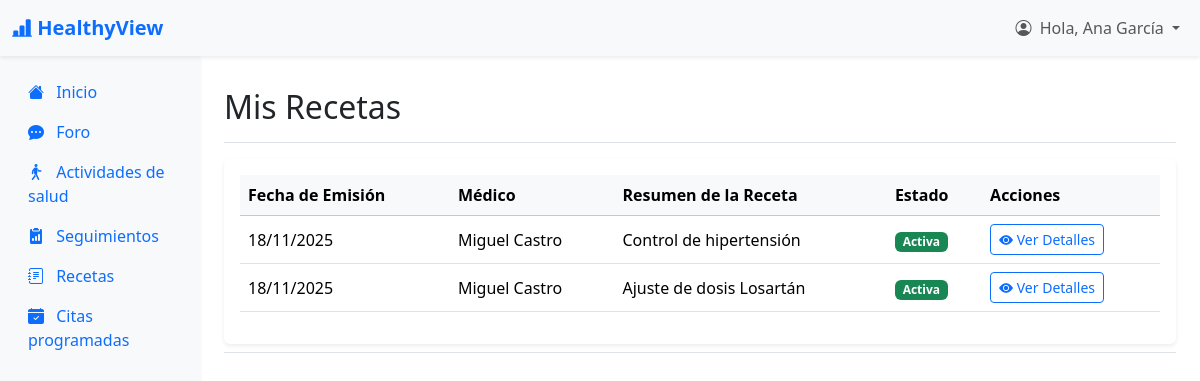
The app's page /HealthyView/index.php?action=verRecetas (signed in) with its own data.
### tables this page shows
CREATE TABLE receta (
    idReceta INT AUTO_INCREMENT PRIMARY KEY,
    idPaciente INT NOT NULL,
    idMedico INT NOT NULL,
    fechaEmision DATETIME NOT NULL DEFAULT CURRENT_TIMESTAMP,
    resumen VARCHAR(255),
    observaciones TEXT,
    estado ENUM('Activa','Finalizada','Cancelada') DEFAULT 'Activa',
    FOREIGN KEY (idPaciente) REFERENCES paciente(idPaciente) ON DELETE RESTRICT ON UPDATE CASCADE,
    FOREIGN KEY (idMedico) REFERENCES medico(idMedico) ON DELETE RESTRICT ON UPDATE CASCADE
);

### HealthyView/app/controllers/PacienteController.php (called while the page is built, shortened)
<?php
include_once "app/models/PacienteModel.php";
class PacienteController {
    private $model;
    public function __construct($connection) {
        $this->model = new PacienteModel($connection);
    }
    public function verRecetas() {
        $idPaciente = $_SESSION['usuario_id'];
        $listaRecetas = $this->model->getRecetasPaciente($idPaciente);
        include_once 'app/views/paciente/layout_paciente.php';
    }
}
?>

### HealthyView/app/models/PacienteModel.php (called while the page is built, shortened)
<?php
class PacienteModel {
    private $connection;
    public function __construct($connection) {
        $this->connection = $connection;
    }
    public function getRecetasPaciente($idPaciente) {
        $sql = "SELECT
                    r.idReceta,
                    r.fechaEmision,
                    r.resumen,
                    r.estado,
                    CONCAT(m.nombre, ' ', m.apellidoPaterno) as medicoNombre
                FROM receta r
                JOIN medico m ON r.idMedico = m.idMedico
                WHERE r.idPaciente = ?
                ORDER BY r.fechaEmision DESC";
        try {
            $statement = $this->connection->prepare($sql);
            $statement->bind_param("i", $idPaciente);
            $statement->execute();
            $result = $statement->get_result();
            return $result->fetch_all(MYSQLI_ASSOC);
        } catch (mysqli_sql_exception $e) {
            return [];
        }
    }
}
?>

### HealthyView/app/views/paciente/view_recetas.php (the view, shortened to what this page needs)
<div class="d-flex justify-content-between flex-wrap flex-md-nowrap align-items-center pt-3 pb-2 mb-3 border-bottom">
    <h1 class="h2">Mis Recetas</h1>
</div>
<div class="card border-0 shadow-sm">
    <div class="card-body">
        <div class="table-responsive">
            <table class="table table-hover align-middle">
                <thead class="table-light">
                    <tr>
                        <th scope="col">Fecha de Emisión</th>
                        <th scope="col">Médico</th>
                        <th scope="col">Resumen de la Receta</th>
                        <th scope="col">Estado</th>
                        <th scope="col">Acciones</th>
                    </tr>
                </thead>
                <tbody>
                    <?php if (empty($listaRecetas)): ?>
                        <tr>
                            <td colspan="5" class="text-center text-muted">Aún no tienes recetas asignadas.</td>
                        </tr>
                    <?php else: ?>
                        <?php foreach ($listaRecetas as $receta): ?>
                            <tr>
                                <td><?php echo htmlspecialchars(date("d/m/Y", strtotime($receta['fechaEmision']))); ?></td>
                                <td><?php echo htmlspecialchars($receta['medicoNombre']); ?></td>
                                <td><?php echo htmlspecialchars($receta['resumen']); ?></td>
                                <td>
                                    <?php
                                        $estado = htmlspecialchars($receta['estado']);
                                        $badgeClass = 'bg-secondary';
                                        if ($estado == 'Activa') $badgeClass = 'bg-success';
                                    ?>
                                    <span class="badge <?php echo $badgeClass; ?>"><?php echo $estado; ?></span>
                                </td>
                                <td>
                                    <a href="index.php?action=verDetalleReceta&idReceta=<?php echo $receta['idReceta']; ?>" class="btn btn-sm btn-outline-primary" title="Ver Detalles">
                                        <i class="bi bi-eye-fill"></i> Ver Detalles
                                    </a>
                                </td>
                            </tr>
                        <?php endforeach; ?>
                    <?php endif; ?>
                </tbody>
            </table>
        </div>
    </div>
</div>

### records on screen
receta: fechaEmision "18/11/2025", medicoNombre "Miguel Castro", resumen "Control de hipertensión", estado "Activa"
receta: fechaEmision "18/11/2025", medicoNombre "Miguel Castro", resumen "Ajuste de dosis Losartán", estado "Activa"

### other values on screen
$_SESSION['usuario_nombre'] "Ana García"
